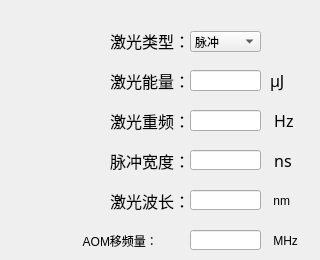
   <widget class="QWidget" name="tab_4">
    <attribute name="title">
     <string>激光参数</string>
    </attribute>
    <widget class="QLineEdit" name="lineEdit_laserPulseWidth_2">
     <property name="geometry">
      <rect>
       <x>190</x>
       <y>150</y>
       <width>71</width>
       <height>20</height>
      </rect>
     </property>
    </widget>
    <widget class="QLabel" name="label_36">
     <property name="geometry">
      <rect>
       <x>110</x>
       <y>110</y>
       <width>81</width>
       <height>21</height>
      </rect>
     </property>
     <property name="font">
      <font>
       <family>微软雅黑</family>
       <pointsize>12</pointsize>
      </font>
     </property>
     <property name="text">
      <string>激光重频：</string>
     </property>
    </widget>
    <widget class="QLineEdit" name="lineEdit_laserRPF_2">
     <property name="geometry">
      <rect>
       <x>190</x>
       <y>110</y>
       <width>71</width>
       <height>21</height>
      </rect>
     </property>
     <property name="font">
      <font>
       <family>微软雅黑</family>
       <pointsize>12</pointsize>
      </font>
     </property>
     <property name="layoutDirection">
      <enum>Qt::RightToLeft</enum>
     </property>
    </widget>
    <widget class="QLabel" name="label_37">
     <property name="geometry">
      <rect>
       <x>110</x>
       <y>190</y>
       <width>81</width>
       <height>21</height>
      </rect>
     </property>
     <property name="font">
      <font>
       <family>微软雅黑</family>
       <pointsize>12</pointsize>
      </font>
     </property>
     <property name="text">
      <string>激光波长：</string>
     </property>
    </widget>
    <widget class="QLineEdit" name="lineEdit_laserWaveLength_2">
     <property name="geometry">
      <rect>
       <x>190</x>
       <y>190</y>
       <width>71</width>
       <height>20</height>
      </rect>
     </property>
    </widget>
    <widget class="QLabel" name="label_38">
     <property name="geometry">
      <rect>
       <x>270</x>
       <y>190</y>
       <width>31</width>
       <height>21</height>
      </rect>
     </property>
     <property name="text">
      <string> nm</string>
     </property>
    </widget>
    <widget class="QLabel" name="label_40">
     <property name="geometry">
      <rect>
       <x>270</x>
       <y>110</y>
       <width>31</width>
       <height>21</height>
      </rect>
     </property>
     <property name="font">
      <font>
       <family>微软雅黑</family>
       <pointsize>12</pointsize>
      </font>
     </property>
     <property name="text">
      <string> Hz</string>
     </property>
    </widget>
    <widget class="QLabel" name="label_50">
     <property name="geometry">
      <rect>
       <x>110</x>
       <y>150</y>
       <width>81</width>
       <height>21</height>
      </rect>
     </property>
     <property name="font">
      <font>
       <family>微软雅黑</family>
       <pointsize>12</pointsize>
      </font>
     </property>
     <property name="text">
      <string>脉冲宽度：</string>
     </property>
    </widget>
    <widget class="QLineEdit" name="lineEdit_AOM_Freq_2">
     <property name="geometry">
      <rect>
       <x>190</x>
       <y>230</y>
       <width>71</width>
       <height>20</height>
      </rect>
     </property>
    </widget>
    <widget class="QLabel" name="label_51">
     <property name="geometry">
      <rect>
       <x>270</x>
       <y>230</y>
       <width>41</width>
       <height>21</height>
      </rect>
     </property>
     <property name="text">
      <string> MHz</string>
     </property>
    </widget>
    <widget class="QLabel" name="label_52">
     <property name="geometry">
      <rect>
       <x>270</x>
       <y>150</y>
       <width>31</width>
       <height>21</height>
      </rect>
     </property>
     <property name="font">
      <font>
       <family>微软雅黑</family>
       <pointsize>12</pointsize>
      </font>
     </property>
     <property name="text">
      <string> ns</string>
     </property>
    </widget>
    <widget class="QLabel" name="label_53">
     <property name="geometry">
      <rect>
       <x>80</x>
       <y>230</y>
       <width>111</width>
       <height>21</height>
      </rect>
     </property>
     <property name="text">
      <string> AOM移频量：</string>
     </property>
    </widget>
    <widget class="QLabel" name="label_EP_Unit_2">
     <property name="geometry">
      <rect>
       <x>270</x>
       <y>70</y>
       <width>31</width>
       <height>21</height>
      </rect>
     </property>
     <property name="font">
      <font>
       <family>微软雅黑</family>
       <pointsize>12</pointsize>
      </font>
     </property>
     <property name="text">
      <string>μJ</string>
     </property>
    </widget>
    <widget class="QLabel" name="label_54">
     <property name="geometry">
      <rect>
       <x>110</x>
       <y>70</y>
       <width>81</width>
       <height>21</height>
      </rect>
     </property>
     <property name="font">
      <font>
       <family>微软雅黑</family>
       <pointsize>12</pointsize>
      </font>
     </property>
     <property name="text">
      <string>激光能量：</string>
     </property>
    </widget>
    <widget class="QLineEdit" name="lineEdit_laserEP_2">
     <property name="geometry">
      <rect>
       <x>190</x>
       <y>70</y>
       <width>71</width>
       <height>21</height>
      </rect>
     </property>
     <property name="font">
      <font>
       <family>微软雅黑</family>
       <pointsize>12</pointsize>
      </font>
     </property>
     <property name="layoutDirection">
      <enum>Qt::RightToLeft</enum>
     </property>
    </widget>
    <widget class="QLabel" name="label_55">
     <property name="geometry">
      <rect>
       <x>110</x>
       <y>30</y>
       <width>81</width>
       <height>21</height>
      </rect>
     </property>
     <property name="font">
      <font>
       <family>微软雅黑</family>
       <pointsize>12</pointsize>
      </font>
     </property>
     <property name="text">
      <string>激光类型：</string>
     </property>
    </widget>
    <widget class="QComboBox" name="comboBox_lasermode_2">
     <property name="geometry">
      <rect>
       <x>190</x>
       <y>31</y>
       <width>71</width>
       <height>21</height>
      </rect>
     </property>
     <property name="insertPolicy">
      <enum>QComboBox::InsertAfterCurrent</enum>
     </property>
     <item>
      <property name="text">
       <string>脉冲</string>
      </property>
     </item>
     <item>
      <property name="text">
       <string>连续</string>
      </property>
     </item>
    </widget>
   </widget>
